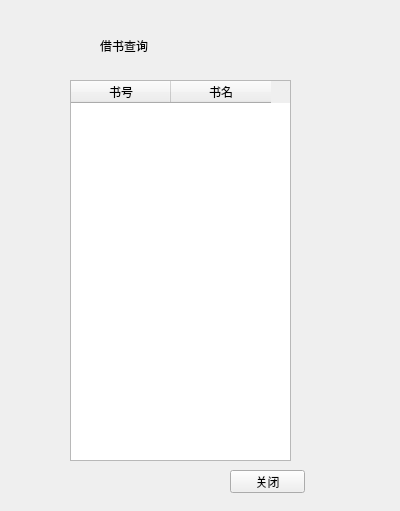
<?xml version="1.0" encoding="UTF-8"?>
<ui version="4.0">
 <class>Borrow_book</class>
 <widget class="QWidget" name="Borrow_book">
  <property name="geometry">
   <rect>
    <x>0</x>
    <y>0</y>
    <width>400</width>
    <height>511</height>
   </rect>
  </property>
  <property name="windowTitle">
   <string>Form</string>
  </property>
  <widget class="QTableWidget" name="borrow_table">
   <property name="geometry">
    <rect>
     <x>70</x>
     <y>80</y>
     <width>221</width>
     <height>381</height>
    </rect>
   </property>
   <column>
    <property name="text">
     <string>书号</string>
    </property>
   </column>
   <column>
    <property name="text">
     <string>书名</string>
    </property>
   </column>
  </widget>
  <widget class="QLabel" name="label_8">
   <property name="geometry">
    <rect>
     <x>40</x>
     <y>20</y>
     <width>271</width>
     <height>471</height>
    </rect>
   </property>
   <property name="styleSheet">
    <string notr="true">border-image: url(:/new/prefix1/picture/框Big.png);</string>
   </property>
   <property name="text">
    <string/>
   </property>
  </widget>
  <widget class="QLabel" name="book_user_label">
   <property name="geometry">
    <rect>
     <x>100</x>
     <y>20</y>
     <width>161</width>
     <height>51</height>
    </rect>
   </property>
   <property name="styleSheet">
    <string notr="true">font: 75 28pt &quot;微软雅黑&quot;;</string>
   </property>
   <property name="text">
    <string>借书查询</string>
   </property>
  </widget>
  <widget class="QPushButton" name="pushButton">
   <property name="geometry">
    <rect>
     <x>230</x>
     <y>470</y>
     <width>75</width>
     <height>23</height>
    </rect>
   </property>
   <property name="text">
    <string>关闭</string>
   </property>
  </widget>
  <zorder>label_8</zorder>
  <zorder>borrow_table</zorder>
  <zorder>book_user_label</zorder>
  <zorder>pushButton</zorder>
 </widget>
 <resources/>
 <connections/>
</ui>
